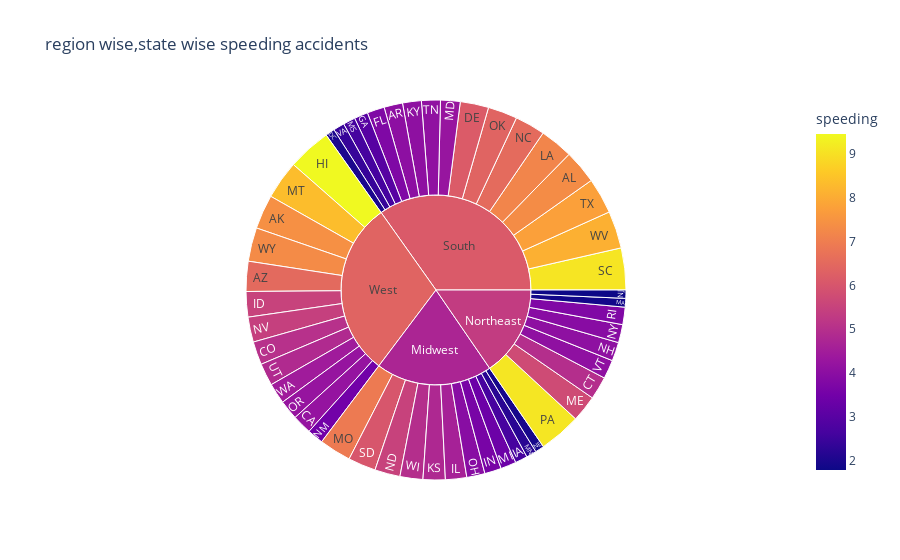

Notebook code for this chart:
### Code cell
fig = px.sunburst(df,
                path=['region','abbrev'],
                values='speeding',
                title='region wise,state wise speeding accidents',
                color='speeding'
    
)
fig.show()

### Figure 1 — Plotly figure (JSON) as saved in the notebook; plotly's stock layout.template omitted (floating-point values rounded to 4 significant figures)
{"data": [{"branchvalues": "total", "customdata": [[7.332], [7.421], [6.51], [4.032], [4.2], [5.032], [4.968], [6.156], [2.006], [3.759], [2.964], [9.45], [5.508], [4.608], [3.625], [2.669], [4.806], [4.066], [7.175], [5.738], [4.25], [1.886], [3.384], [2.208], [2.64], [6.923], [8.346], [1.937], [5.439], [4.06], [1.792], [3.496], [3.936], [6.552], [5.497], [3.948], [6.368], [4.224], [9.1], [3.774], [9.082], [6.014], [4.095], [7.76], [4.859], [4.08], [2.413], [4.452], [8.092], [4.968], [7.308], [6.109], [6.377], [5.34], [4.73]], "domain": {"x": [0, 1], "y": [0, 1]}, "hovertemplate": "labels=%{label}<br>speeding_sum=%{value}<br>parent=%{parent}<br>id=%{id}<br>speeding=%{color}<extra></extra>", "ids": ["South/AL", "West/AK", "West/AZ", "South/AR", "West/CA", "West/CO", "Northeast/CT", "South/DE", "South/DC", "South/FL", "South/GA", "West/HI", "West/ID", "Midwest/IL", "Midwest/IN", "Midwest/IA", "Midwest/KS", "South/KY", "South/LA", "Northeast/ME", "South/MD", "Northeast/MA", "Midwest/MI", "Midwest/MN", "South/MS", "Midwest/MO", "West/MT", "Midwest/NE", "West/NV", "Northeast/NH", "Northeast/NJ", "West/NM", "Northeast/NY", "South/NC", "Midwest/ND", "Midwest/OH", "South/OK", "West/OR", "Northeast/PA", "Northeast/RI", "South/SC", "Midwest/SD", "South/TN", "South/TX", "West/UT", "Northeast/VT", "South/VA", "West/WA", "South/WV", "Midwest/WI", "West/WY", "South", "West", "Northeast", "Midwest"], "labels": ["AL", "AK", "AZ", "AR", "CA", "CO", "CT", "DE", "DC", "FL", "GA", "HI", "ID", "IL", "IN", "IA", "KS", "KY", "LA", "ME", "MD", "MA", "MI", "MN", "MS", "MO", "MT", "NE", "NV", "NH", "NJ", "NM", "NY", "NC", "ND", "OH", "OK", "OR", "PA", "RI", "SC", "SD", "TN", "TX", "UT", "VT", "VA", "WA", "WV", "WI", "WY", "South", "West", "Northeast", "Midwest"], "marker": {"coloraxis": "coloraxis", "colors": [7.332, 7.421, 6.51, 4.032, 4.2, 5.032, 4.968, 6.156, 2.006, 3.759, 2.964, 9.45, 5.508, 4.608, 3.625, 2.669, 4.806, 4.066, 7.175, 5.738, 4.25, 1.886, 3.384, 2.208, 2.64, 6.923, 8.346, 1.937, 5.439, 4.06, 1.792, 3.496, 3.936, 6.552, 5.497, 3.948, 6.368, 4.224, 9.1, 3.774, 9.082, 6.014, 4.095, 7.76, 4.859, 4.08, 2.413, 4.452, 8.092, 4.968, 7.308, 6.109, 6.377, 5.34, 4.73]}, "name": "", "parents": ["South", "West", "West", "South", "West", "West", "Northeast", "South", "South", "South", "South", "West", "West", "Midwest", "Midwest", "Midwest", "Midwest", "South", "South", "Northeast", "South", "Northeast", "Midwest", "Midwest", "South", "Midwest", "West", "Midwest", "West", "Northeast", "Northeast", "West", "Northeast", "South", "Midwest", "Midwest", "South", "West", "Northeast", "Northeast", "South", "Midwest", "South", "South", "West", "Northeast", "South", "West", "South", "Midwest", "West", "", "", "", ""], "type": "sunburst", "values": [7.332, 7.421, 6.51, 4.032, 4.2, 5.032, 4.968, 6.156, 2.006, 3.759, 2.964, 9.45, 5.508, 4.608, 3.625, 2.669, 4.806, 4.066, 7.175, 5.738, 4.25, 1.886, 3.384, 2.208, 2.64, 6.923, 8.346, 1.937, 5.439, 4.06, 1.792, 3.496, 3.936, 6.552, 5.497, 3.948, 6.368, 4.224, 9.1, 3.774, 9.082, 6.014, 4.095, 7.76, 4.859, 4.08, 2.413, 4.452, 8.092, 4.968, 7.308, 88.74, 76.25, 39.33, 50.59]}], "layout": {"coloraxis": {"colorbar": {"title": {"text": "speeding"}}, "colorscale": [[0, "#0d0887"], [0.1111, "#46039f"], [0.2222, "#7201a8"], [0.3333, "#9c179e"], [0.4444, "#bd3786"], [0.5556, "#d8576b"], [0.6667, "#ed7953"], [0.7778, "#fb9f3a"], [0.8889, "#fdca26"], [1, "#f0f921"]]}, "legend": {"tracegroupgap": 0}, "title": {"text": "region wise,state wise speeding accidents"}}}
